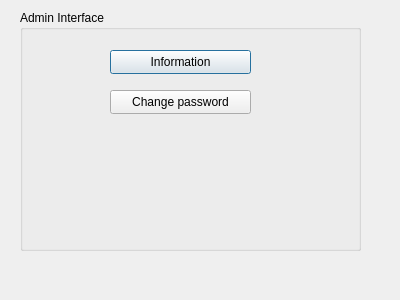
<?xml version="1.0" encoding="UTF-8"?>
<ui version="4.0">
 <class>DialogAdminInterface</class>
 <widget class="QDialog" name="DialogAdminInterface">
  <property name="geometry">
   <rect>
    <x>0</x>
    <y>0</y>
    <width>400</width>
    <height>300</height>
   </rect>
  </property>
  <property name="windowTitle">
   <string>Dialog</string>
  </property>
  <widget class="QGroupBox" name="groupBox">
   <property name="geometry">
    <rect>
     <x>20</x>
     <y>10</y>
     <width>341</width>
     <height>241</height>
    </rect>
   </property>
   <property name="title">
    <string>Admin Interface</string>
   </property>
   <widget class="QPushButton" name="btnAdInformation">
    <property name="geometry">
     <rect>
      <x>90</x>
      <y>40</y>
      <width>141</width>
      <height>24</height>
     </rect>
    </property>
    <property name="text">
     <string>Information</string>
    </property>
   </widget>
   <widget class="QPushButton" name="btnChangePass">
    <property name="geometry">
     <rect>
      <x>90</x>
      <y>80</y>
      <width>141</width>
      <height>24</height>
     </rect>
    </property>
    <property name="text">
     <string>Change password</string>
    </property>
   </widget>
  </widget>
 </widget>
 <resources/>
 <connections/>
</ui>
